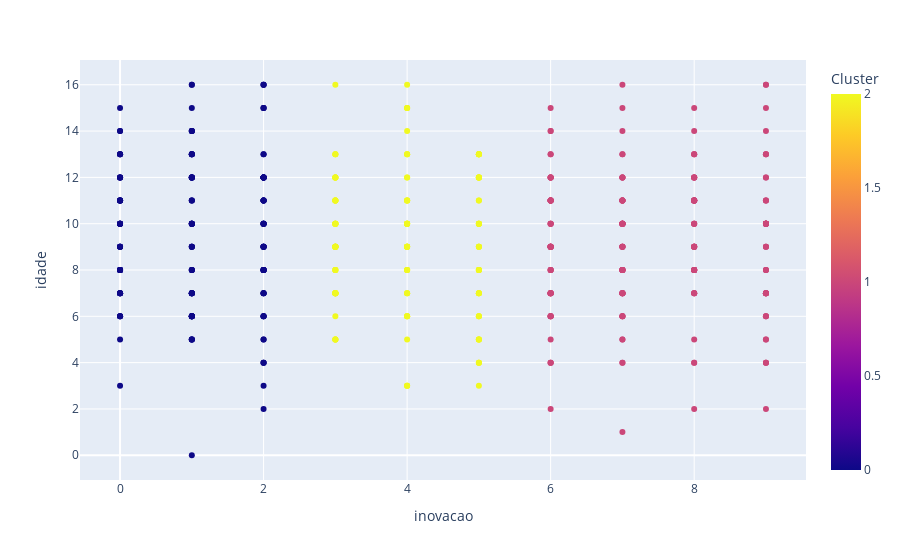

Source (notebook cell):
### Code cell
# Cruzar dados de idade, inovacao e clusters
px.scatter(df_clientes, x='inovacao', y='idade', color='Cluster')

### Figure 1 — Plotly figure (JSON) as saved in the notebook; plotly's stock layout.template omitted (floating-point values rounded to 4 significant figures; data arrays with more than 128 entries replaced by an {"elided": "..."} marker saying what was removed)
{"data": [{"hovertemplate": "inovacao=%{x}<br>idade=%{y}<br>Cluster=%{marker.color}<extra></extra>", "legendgroup": "", "marker": {"color": {"elided": "500 int values"}, "coloraxis": "coloraxis", "symbol": "circle"}, "mode": "markers", "name": "", "orientation": "v", "showlegend": false, "type": "scatter", "x": {"elided": "500 int values"}, "xaxis": "x", "y": {"elided": "500 int values"}, "yaxis": "y"}], "layout": {"coloraxis": {"colorbar": {"title": {"text": "Cluster"}}, "colorscale": [[0, "#0d0887"], [0.1111, "#46039f"], [0.2222, "#7201a8"], [0.3333, "#9c179e"], [0.4444, "#bd3786"], [0.5556, "#d8576b"], [0.6667, "#ed7953"], [0.7778, "#fb9f3a"], [0.8889, "#fdca26"], [1, "#f0f921"]]}, "legend": {"tracegroupgap": 0}, "margin": {"t": 60}, "xaxis": {"anchor": "y", "domain": [0, 1], "title": {"text": "inovacao"}}, "yaxis": {"anchor": "x", "domain": [0, 1], "title": {"text": "idade"}}}}
